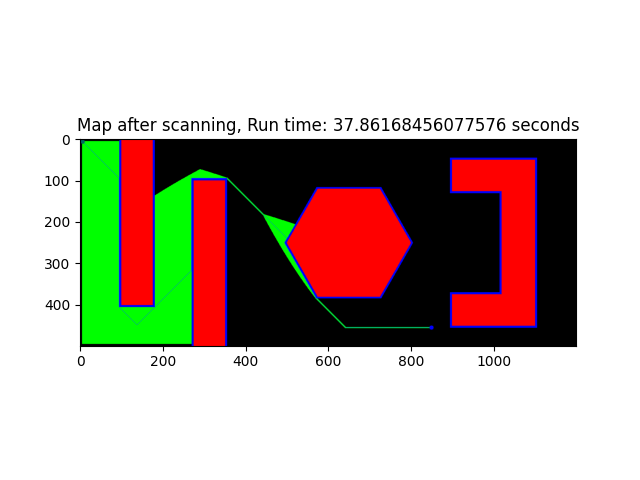

The script that drew this image:
import numpy as np
import matplotlib.pyplot as plt
import cv2
import heapq
import time

# Generating map
map = np.zeros((500, 1200, 3))
red = np.array([255, 0, 0])
blue = np.array([0, 0, 255])
black = np.array([0, 0, 0])
clearance = int(input("Enter the clearance value:"))
robot_radius = int(input("Enter the robot radius: "))
cv2.rectangle(map, pt1=(100 - clearance, 0), pt2=(175 + clearance, 400 + clearance), color=(0, 0, 255), thickness=-1)
cv2.rectangle(map, pt1=(275 - clearance, 100 - clearance), pt2=((350 + clearance), 500), color=(0, 0, 255), thickness=-1)

# Generating rectangles obstacle
cv2.rectangle(map, pt1=(100, 0), pt2=(175, 400), color=(255, 0, 0), thickness=-1)
cv2.rectangle(map, pt1=(275, 100), pt2=((350), 500), color=(255, 0, 0), thickness=-1)
# Generating hexagonal clearance (second method)
vertices_hexagon = 6
center_hexagon = (650, 250)
radius_hexagon = 150 + clearance
hexagon_points = cv2.ellipse2Poly(center_hexagon, (radius_hexagon, radius_hexagon), 0, 0, 360, 60)
cv2.fillPoly(map, [hexagon_points], (0, 0, 255))
# Generating hexagonal obstacle (second method)
vertices_hexagon = 6
center_hexagon = (650, 250)
radius_hexagon = 150
hexagon_points = cv2.ellipse2Poly(center_hexagon, (radius_hexagon, radius_hexagon), 0, 0, 360, 60)
cv2.fillPoly(map, [hexagon_points], (255, 0, 0))
cv2.rectangle(map, pt1=(900 - clearance, 50 - clearance), pt2=(1100 + clearance, 125 + clearance), color=(0, 0, 255), thickness=-1)
cv2.rectangle(map, pt1=((1020 - clearance), (125 + clearance)), pt2=((1100 + clearance), (425)), color=(0, 0, 255), thickness=-1)
cv2.rectangle(map, pt1=((900 - clearance), (375 - clearance)), pt2=((1100 + clearance), (450 + clearance)), color=(0, 0, 255), thickness=-1)

# Generating concave obstacle (inverted C)
cv2.rectangle(map, pt1=(900, 50), pt2=(1100, 125), color=(255, 0, 0), thickness=-1)
cv2.rectangle(map, pt1=((1020), (125)), pt2=((1100), (50 + 375)), color=(255, 0, 0), thickness=-1)
cv2.rectangle(map, pt1=((900), (375)), pt2=((1100), (450)), color=(255, 0, 0), thickness=-1)

# Define the video file path
video_name = 'D:\Desktop\A_star_scan.mp4'
out = cv2.VideoWriter(video_name, cv2.VideoWriter_fourcc(*'mp4v'), 10, (map.shape[1], map.shape[0]))

# Display the image
plt.imshow(map.astype(int))
plt.title("Initial Map 'red = obstacle' 'yellow = clearance + robot radius'\n\n" r"$\bf{(close\ this\ window\ to\ continue)}$")
plt.show()

def a_star(start, goal, map, clearance, robot_radius):
    open_list = []
    closed_list = set()
    heapq.heappush(open_list, (0, start))  # 0 being the priority for start
    came_from = {}  # parent nodes dictionary
    cost_so_far = {start: 0}  # node: cost to reach dictionary
    path_iteration = 0
    theta_tolerance = 30  # Define the tolerance for theta in degrees

    while open_list:
        current_cost, current_node = heapq.heappop(open_list)

        # Check if the current node's (x, y) matches the goal, and theta is within the tolerance range
        if (abs(current_node[0] - goal[0]) <= 1 and abs(current_node[1] - goal[1]) <= 1 and
            min(abs(current_node[2] - goal[2]), 360 - abs(current_node[2] - goal[2])) <= theta_tolerance):
            # Reached the goal (within tolerance), reconstruct the path
            path = []
            node = current_node
            while node != start:
                path.append(node)
                node = came_from[node]
            path.append(start)
            path.reverse()
            return path

        closed_list.add(current_node)
        for move in actions_set:
            next_x = current_node[0] + move[0]
            next_y = current_node[1] + move[1]
            next_theta = (current_node[2] + move[2]) % 360

            next_node = (
                int(round(next_x)),
                int(round(next_y)),
                int(next_theta)
            )

            if (clearance <= next_node[0] < (map.shape[0] - robot_radius)) and (clearance <= next_node[1] < (map.shape[1] - robot_radius)) and (
                    next_node[:2] not in closed_list) and (np.array_equal(map[next_node[0], next_node[1]], black)):

                new_cost = cost_so_far[current_node] + move[3]  # Use the cost directly from the action set
                heuristic_cost = heuristic(next_node, goal)  # Calculate heuristic cost
                priority = new_cost + heuristic_cost  # Update priority with heuristic cost

                if next_node not in cost_so_far or new_cost < cost_so_far[next_node]:
                    cost_so_far[next_node] = new_cost
                    heapq.heappush(open_list, (priority, next_node))
                    came_from[next_node] = current_node  # Store the parent node with the correct theta value
                    # Update the color of the scanned pixel to green
                    map[next_node[0], next_node[1]] = [0, 255, 0]  # Green color
                    if path_iteration % 10000 == 0:
                        frame = cv2.cvtColor(map.astype(np.uint8), cv2.COLOR_RGB2BGR)
                        out.write(frame)
                    path_iteration += 1

    return None  # No path found


# Define action set and cost calculation
step_size = float(input("Enter the step size: "))
thetas = [-60, -30, 0, 30, 60]  # List of theta values
actions_set = []
for theta in thetas:
    for i in range(5):
        actions_set.append((step_size * np.cos(np.radians(theta * i)), step_size * np.sin(np.radians(theta * i)), theta * i, step_size))

# Define the heuristic function (Euclidean distance)
def heuristic(node, goal):
    return np.sqrt((goal[0] - node[0]) ** 2 + (goal[1] - node[1]) ** 2)

# Prompting user for the start coordinates and initial theta
while True:
    start_x = int(input("\nEnter your start x-coordinate: "))
    start_y = int(input("Enter your start y-coordinate: "))
    theta_i = int(input("Enter start theta value: "))

    # Access the pixel value using the index
    if ((clearance + robot_radius) <= start_y <= (map.shape[0]- (clearance + robot_radius))) and ((clearance + robot_radius) <= start_x < (map.shape[1]-(clearance + robot_radius))):
        start_pixel_value = [int(value) for value in map[start_y, start_x]]
    else:
        print("Your values are not within boundary or on clearances. Please re-enter the start coordinates.")
        continue

    # Check if the pixel value corresponds to red or blue and if the start coordinates are on the boundary
    if np.array_equal(start_pixel_value, red) or np.array_equal(start_pixel_value, blue) or ((clearance + robot_radius) >= start_x >= (map.shape[0]-(clearance + robot_radius))) or ((clearance + robot_radius) >= start_y < (map.shape[1]-(clearance + robot_radius))):
        print("Your start is on an obstacle. Please re-enter the start coordinates.")

    else:
        print("Your start coordinates are correct, please proceed ahead.")
        break

# Prompting user for the goal coordinates and goal theta
while True:
    goal_x = int(input("\nEnter your goal x-coordinate: "))
    goal_y = int(input("Enter your goal y-coordinate: "))
    theta_g = int(input("Enter goal theta value: "))


    # Access the pixel value using the index
    if ((clearance + robot_radius) <= goal_y <= (map.shape[0]-(clearance + robot_radius))) and ((clearance + robot_radius) <= goal_x <= (map.shape[1]-(clearance + robot_radius))):
        goal_pixel_value = [int(value) for value in map[goal_y, goal_x]]
    else:
        print("Your values are not within boundary or on clearances. Please re-enter the goal coordinates.")
        continue

    # Check if the pixel value corresponds to red or blue and if the goal coordinates are on the boundary
    if np.array_equal(goal_pixel_value, red) or np.array_equal(goal_pixel_value, blue):
        print("Your goal is on an obstacle. Please re-enter the goal coordinates.")
        print(goal_pixel_value)
    else:
        print("Your goal coordinates are correct. Search in progress. PLEASE WAIT...")
        print("Goal coordinate has the following pixel values: ", goal_pixel_value)
        break

# Start time
time_start = time.time()

# Run A_star's algorithm
start_node = (start_y, start_x, theta_i)  # Assuming the robot starts from the bottom-left corner
goal_node = (goal_y, goal_x, theta_g)
path = a_star(start_node, goal_node, map, clearance, robot_radius)

path_iteration = 0
# Print the path
if path:
    print("Path found:", path)
    for node in path:
        # Change color to black for nodes in the path
        map[node[0], node[1]] = [0, 100, 255]
        if path_iteration % 10 == 0:
            frame = cv2.cvtColor(map.astype(np.uint8), cv2.COLOR_RGB2BGR)
            out.write(frame)
        path_iteration += 1

    # Draw circles for initial and goal positions
    cv2.circle(map, (start_x, start_y), 5, (0, 100, 100), -1)  # Green circle for initial position
    cv2.circle(map, (goal_x, goal_y), 5, (0, 0, 255), -1)   # Red circle for goal position

    # Draw the full path on the map
    for i in range(len(path) - 1):
        cv2.line(map, (path[i][1], path[i][0]), (path[i+1][1], path[i+1][0]), (0, 100, 255), 2)

else:
    print("No path found.")

# Computing time taken for the search
time_end = time.time()
time_taken = time_end - time_start

# Display the updated image after scanning
plt.imshow(map.astype(int))
plt.title(f'Map after scanning, Run time: {time_taken} seconds')
plt.show()

out.release()
cv2.destroyAllWindows()
